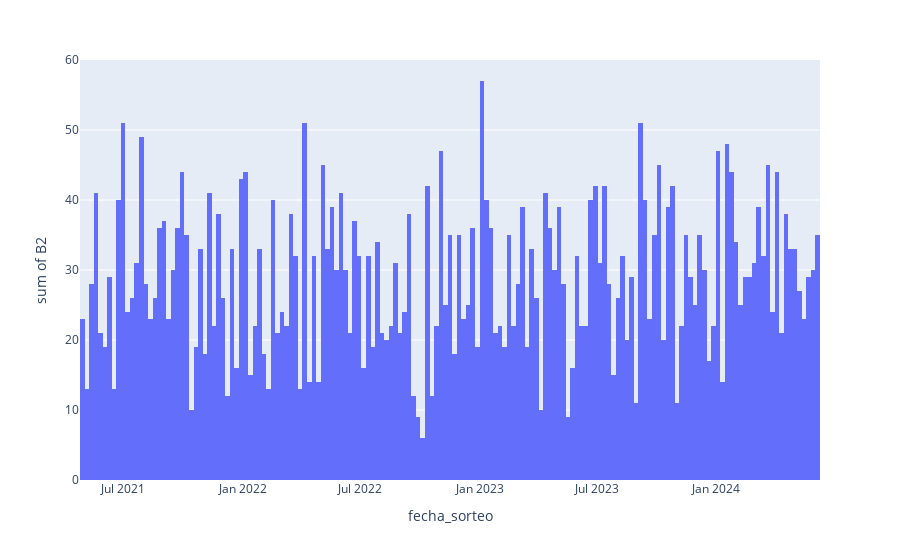

Notebook code for this chart:
### Code cell
fig = px.histogram(df_baloto_revancha[df_baloto_revancha['tipo_sorteo'] == 'baloto'], x='fecha_sorteo', y='B2', nbins=325)
fig.show()

### Figure 1 — Plotly figure (JSON) as saved in the notebook; plotly's stock layout.template omitted (floating-point values rounded to 4 significant figures; data arrays with more than 128 entries replaced by an {"elided": "..."} marker saying what was removed)
{"data": [{"alignmentgroup": "True", "bingroup": "x", "histfunc": "sum", "hovertemplate": "fecha_sorteo=%{x}<br>sum of B2=%{y}<extra></extra>", "legendgroup": "", "marker": {"color": "#636efa", "pattern": {"shape": ""}}, "name": "", "nbinsx": 325, "offsetgroup": "", "orientation": "v", "showlegend": false, "type": "histogram", "x": {"elided": "325 str values"}, "xaxis": "x", "y": {"elided": "325 int values"}, "yaxis": "y"}], "layout": {"barmode": "relative", "legend": {"tracegroupgap": 0}, "margin": {"t": 60}, "xaxis": {"anchor": "y", "domain": [0, 1], "title": {"text": "fecha_sorteo"}}, "yaxis": {"anchor": "x", "domain": [0, 1], "title": {"text": "sum of B2"}}}}
